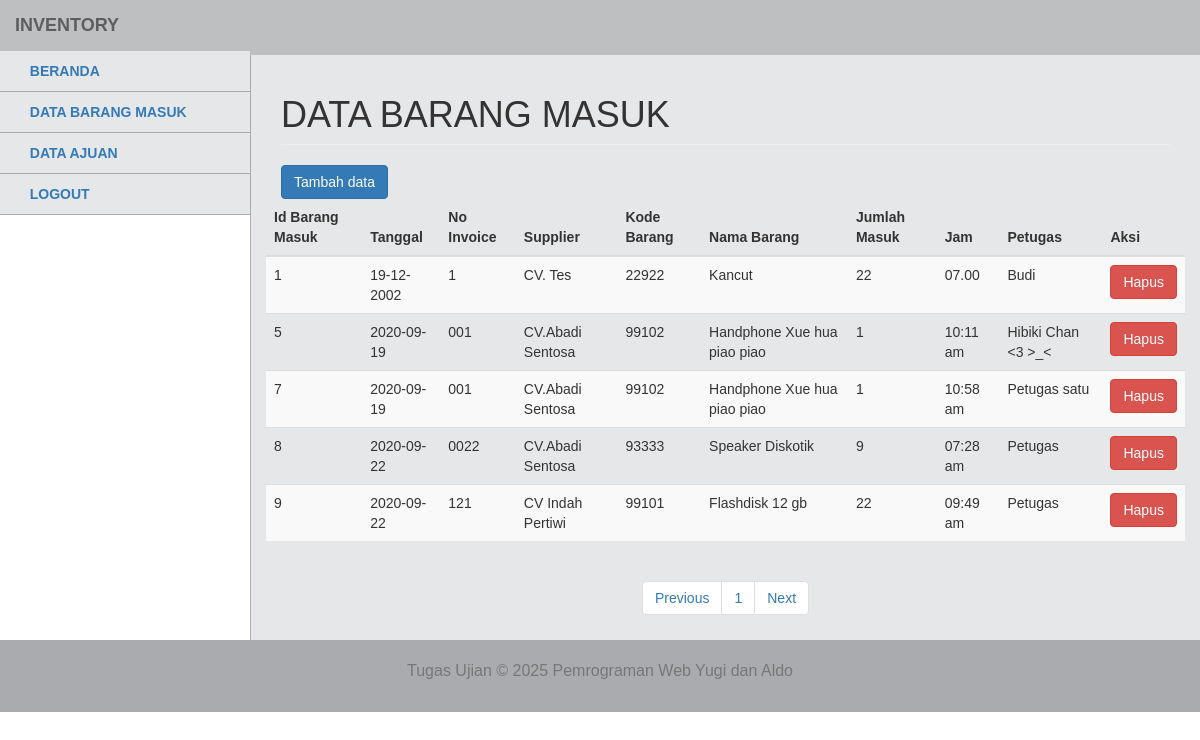
Screenshot of /petugas/modul/barangMasuk/title.php with the database file from the repository.
### tables this page shows
CREATE TABLE `tb_barang_in` (
  `id_brg_in` int(11) NOT NULL,
  `tanggal` varchar(255) NOT NULL,
  `noinv` varchar(11) NOT NULL,
  `supplier` varchar(255) NOT NULL,
  `kode_brg` varchar(11) NOT NULL,
  `nama_brg` varchar(255) NOT NULL,
  `stok` int(11) NOT NULL,
  `jml_masuk` int(11) NOT NULL,
  `jam` varchar(255) NOT NULL,
  `petugas` varchar(255) NOT NULL
);

### petugas/modul/barangMasuk/paging.php (the view, shortened to what this page needs)
<head>
</head>
<?php
$batas = 5;
$halaman = isset($_GET['halaman']) ? (int)$_GET['halaman'] : 1;
$halaman_awal = ($halaman>1) ? ($halaman * $batas) - $batas : 0;
$data_brg_in = mysqli_query($koneksi, "SELECT * FROM tb_barang_in LIMIT $halaman_awal, $batas");
while ($row=mysqli_fetch_array($data_brg_in)) {
 ?>
  <tr>
                                                <td><?php echo $row['id_brg_in']; ?></td>
                                                <td><?php echo $row['tanggal']; ?></td>
                                                 <td><?php echo $row['noinv']; ?></td>
                                                <td><?php echo $row['supplier']; ?></td>
                                                 <td><?php echo $row['kode_brg']; ?></td>
                                                <td><?php echo $row['nama_brg']; ?></td>
                                                <td><?php echo $row['jml_masuk']; ?></td>
                                                 <td><?php echo $row['jam']; ?></td>
                                                <td><?php echo $row['petugas']; ?></td>
                                                <td><a href="index.php?m=barangMasuk&s=hapus&id_brg_in=<?php echo $row['id_brg_in'];?>" onclick="return confirm('Yakin Akan dihapus?')"><button class="btn btn-danger">Hapus</button></a></td>
                                            </tr>
                                        <?php } ?>

### css/tampilanadmin.css (style rules this page uses)
body { font-family: Arial, sans-serif; }

### rows the page displays
tb_barang_in: id_brg_in "1", tanggal "19-12-2002", noinv "1", supplier "CV. Tes", kode_brg "22922", nama_brg "Kancut", jml_masuk "22", jam "07.00", petugas "Budi"
tb_barang_in: id_brg_in "5", tanggal "2020-09-19", noinv "001", supplier "CV.Abadi Sentosa", kode_brg "99102", nama_brg "Handphone Xue hua piao piao", jml_masuk "1", jam "10:11 am", petugas "Hibiki Chan <3 >_<"
tb_barang_in: id_brg_in "7", tanggal "2020-09-19", noinv "001", supplier "CV.Abadi Sentosa", kode_brg "99102", nama_brg "Handphone Xue hua piao piao", jml_masuk "1", jam "10:58 am", petugas "Petugas satu"
tb_barang_in: id_brg_in "8", tanggal "2020-09-22", noinv "0022", supplier "CV.Abadi Sentosa", kode_brg "93333", nama_brg "Speaker Diskotik", jml_masuk "9", jam "07:28 am", petugas "Petugas"
tb_barang_in: id_brg_in "9", tanggal "2020-09-22", noinv "121", supplier "CV Indah Pertiwi", kode_brg "99101", nama_brg "Flashdisk 12 gb", jml_masuk "22", jam "09:49 am", petugas "Petugas"
